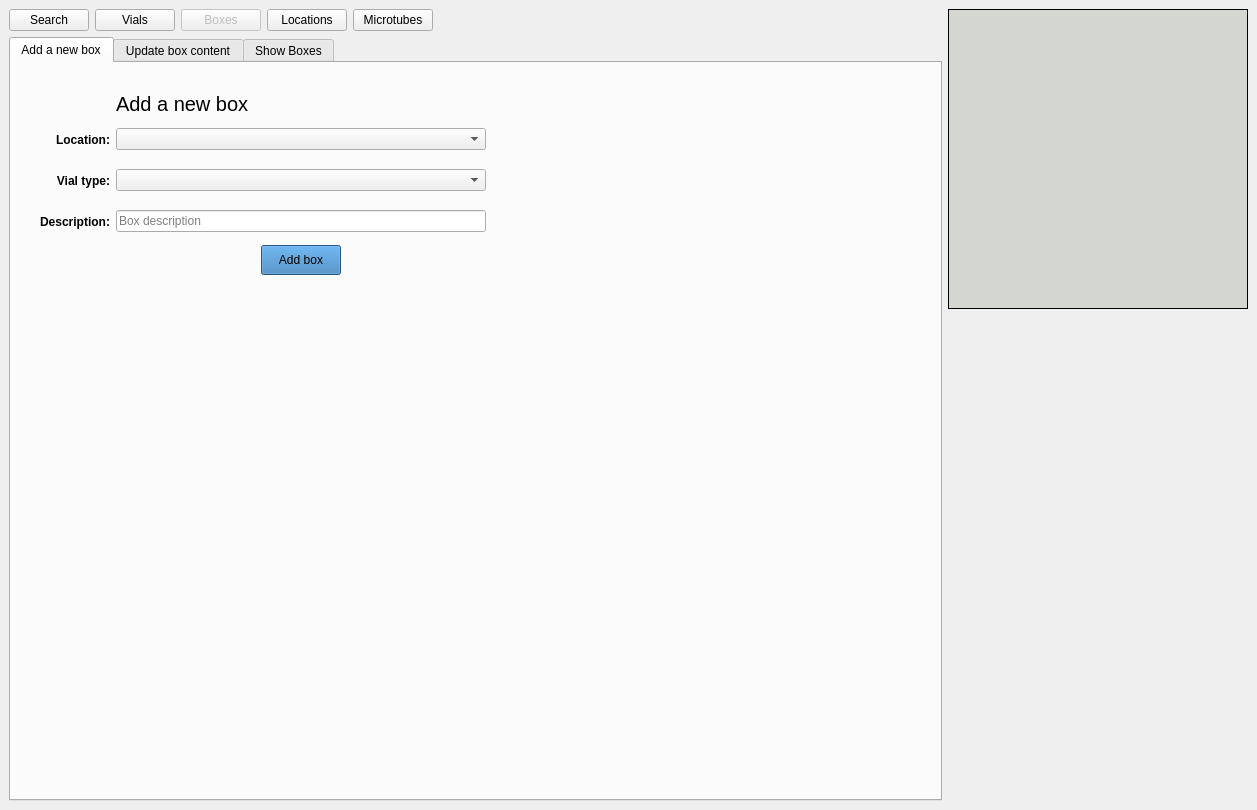
<?xml version="1.0" encoding="UTF-8"?>
<ui version="4.0">
 <class>MainWindow</class>
 <widget class="QMainWindow" name="MainWindow">
  <property name="geometry">
   <rect>
    <x>0</x>
    <y>0</y>
    <width>1257</width>
    <height>810</height>
   </rect>
  </property>
  <property name="windowTitle">
   <string>MainWindow</string>
  </property>
  <widget class="QWidget" name="centralwidget">
   <layout class="QGridLayout" name="gridLayout_7">
    <item row="0" column="1">
     <layout class="QVBoxLayout" name="verticalLayout">
      <item>
       <widget class="QLabel" name="structure_lab">
        <property name="minimumSize">
         <size>
          <width>300</width>
          <height>300</height>
         </size>
        </property>
        <property name="maximumSize">
         <size>
          <width>300</width>
          <height>300</height>
         </size>
        </property>
        <property name="styleSheet">
         <string notr="true">background-color: rgb(211, 215, 207); border: 1px solid black;</string>
        </property>
        <property name="text">
         <string/>
        </property>
       </widget>
      </item>
      <item>
       <spacer name="verticalSpacer_7">
        <property name="orientation">
         <enum>Qt::Vertical</enum>
        </property>
        <property name="sizeHint" stdset="0">
         <size>
          <width>20</width>
          <height>428</height>
         </size>
        </property>
       </spacer>
      </item>
     </layout>
    </item>
    <item row="0" column="0">
     <layout class="QGridLayout" name="gridLayout_6">
      <item row="0" column="1">
       <widget class="QPushButton" name="goto_vials_btn">
        <property name="text">
         <string>Vials</string>
        </property>
       </widget>
      </item>
      <item row="0" column="3">
       <widget class="QPushButton" name="goto_locations_btn">
        <property name="text">
         <string>Locations</string>
        </property>
       </widget>
      </item>
      <item row="0" column="0">
       <widget class="QPushButton" name="goto_search_btn">
        <property name="text">
         <string>Search</string>
        </property>
       </widget>
      </item>
      <item row="0" column="2">
       <widget class="QPushButton" name="goto_boxes_btn">
        <property name="enabled">
         <bool>false</bool>
        </property>
        <property name="text">
         <string>Boxes</string>
        </property>
       </widget>
      </item>
      <item row="0" column="5">
       <spacer name="horizontalSpacer_5">
        <property name="orientation">
         <enum>Qt::Horizontal</enum>
        </property>
        <property name="sizeHint" stdset="0">
         <size>
          <width>438</width>
          <height>20</height>
         </size>
        </property>
       </spacer>
      </item>
      <item row="0" column="4">
       <widget class="QPushButton" name="goto_microtubes_btn">
        <property name="text">
         <string>Microtubes</string>
        </property>
       </widget>
      </item>
      <item row="1" column="0" colspan="6">
       <widget class="QTabWidget" name="boxes_tab_wg">
        <property name="currentIndex">
         <number>0</number>
        </property>
        <widget class="QWidget" name="new_box_tab">
         <attribute name="title">
          <string>Add a new box</string>
         </attribute>
         <layout class="QGridLayout" name="gridLayout_2">
          <item row="1" column="2">
           <spacer name="horizontalSpacer_6">
            <property name="orientation">
             <enum>Qt::Horizontal</enum>
            </property>
            <property name="sizeHint" stdset="0">
             <size>
              <width>433</width>
              <height>20</height>
             </size>
            </property>
           </spacer>
          </item>
          <item row="1" column="1">
           <layout class="QGridLayout" name="gridLayout">
            <item row="0" column="1">
             <widget class="QLabel" name="label">
              <property name="font">
               <font>
                <pointsize>15</pointsize>
               </font>
              </property>
              <property name="text">
               <string>Add a new box</string>
              </property>
             </widget>
            </item>
            <item row="1" column="0">
             <widget class="QLabel" name="label_2">
              <property name="minimumSize">
               <size>
                <width>0</width>
                <height>35</height>
               </size>
              </property>
              <property name="font">
               <font>
                <weight>75</weight>
                <bold>true</bold>
               </font>
              </property>
              <property name="text">
               <string>Location:</string>
              </property>
              <property name="alignment">
               <set>Qt::AlignRight|Qt::AlignTrailing|Qt::AlignVCenter</set>
              </property>
             </widget>
            </item>
            <item row="1" column="1">
             <widget class="QComboBox" name="add_location_cb"/>
            </item>
            <item row="2" column="0">
             <widget class="QLabel" name="label_3">
              <property name="minimumSize">
               <size>
                <width>0</width>
                <height>35</height>
               </size>
              </property>
              <property name="font">
               <font>
                <weight>75</weight>
                <bold>true</bold>
               </font>
              </property>
              <property name="text">
               <string>Vial type:</string>
              </property>
              <property name="alignment">
               <set>Qt::AlignRight|Qt::AlignTrailing|Qt::AlignVCenter</set>
              </property>
             </widget>
            </item>
            <item row="2" column="1">
             <widget class="QComboBox" name="add_type_cb"/>
            </item>
            <item row="3" column="0">
             <widget class="QLabel" name="label_4">
              <property name="minimumSize">
               <size>
                <width>0</width>
                <height>35</height>
               </size>
              </property>
              <property name="font">
               <font>
                <weight>75</weight>
                <bold>true</bold>
               </font>
              </property>
              <property name="text">
               <string>Description:</string>
              </property>
              <property name="alignment">
               <set>Qt::AlignRight|Qt::AlignTrailing|Qt::AlignVCenter</set>
              </property>
             </widget>
            </item>
            <item row="3" column="1">
             <widget class="QLineEdit" name="add_description_eb">
              <property name="placeholderText">
               <string>Box description</string>
              </property>
             </widget>
            </item>
            <item row="4" column="1">
             <layout class="QHBoxLayout" name="horizontalLayout">
              <item>
               <spacer name="horizontalSpacer">
                <property name="orientation">
                 <enum>Qt::Horizontal</enum>
                </property>
                <property name="sizeType">
                 <enum>QSizePolicy::Expanding</enum>
                </property>
                <property name="sizeHint" stdset="0">
                 <size>
                  <width>68</width>
                  <height>20</height>
                 </size>
                </property>
               </spacer>
              </item>
              <item>
               <widget class="QPushButton" name="add_box_btn">
                <property name="minimumSize">
                 <size>
                  <width>0</width>
                  <height>30</height>
                 </size>
                </property>
                <property name="styleSheet">
                 <string notr="true">background-color: rgb(51, 122, 183)</string>
                </property>
                <property name="text">
                 <string>Add box</string>
                </property>
               </widget>
              </item>
              <item>
               <spacer name="horizontalSpacer_2">
                <property name="orientation">
                 <enum>Qt::Horizontal</enum>
                </property>
                <property name="sizeHint" stdset="0">
                 <size>
                  <width>68</width>
                  <height>20</height>
                 </size>
                </property>
               </spacer>
              </item>
             </layout>
            </item>
           </layout>
          </item>
          <item row="0" column="1">
           <spacer name="horizontalSpacer_4">
            <property name="orientation">
             <enum>Qt::Vertical</enum>
            </property>
            <property name="sizeType">
             <enum>QSizePolicy::Preferred</enum>
            </property>
            <property name="sizeHint" stdset="0">
             <size>
              <width>20</width>
              <height>20</height>
             </size>
            </property>
           </spacer>
          </item>
          <item row="1" column="0">
           <spacer name="horizontalSpacer_3">
            <property name="orientation">
             <enum>Qt::Horizontal</enum>
            </property>
            <property name="sizeType">
             <enum>QSizePolicy::Preferred</enum>
            </property>
            <property name="sizeHint" stdset="0">
             <size>
              <width>20</width>
              <height>20</height>
             </size>
            </property>
           </spacer>
          </item>
          <item row="2" column="1">
           <spacer name="verticalSpacer">
            <property name="orientation">
             <enum>Qt::Vertical</enum>
            </property>
            <property name="sizeType">
             <enum>QSizePolicy::MinimumExpanding</enum>
            </property>
            <property name="sizeHint" stdset="0">
             <size>
              <width>20</width>
              <height>486</height>
             </size>
            </property>
           </spacer>
          </item>
         </layout>
        </widget>
        <widget class="QWidget" name="update_box_tab">
         <attribute name="title">
          <string>Update box content</string>
         </attribute>
         <layout class="QGridLayout" name="gridLayout_4">
          <item row="2" column="1" rowspan="3">
           <widget class="QTableWidget" name="box_table">
            <property name="sortingEnabled">
             <bool>true</bool>
            </property>
            <attribute name="horizontalHeaderDefaultSectionSize">
             <number>180</number>
            </attribute>
            <attribute name="horizontalHeaderShowSortIndicator" stdset="0">
             <bool>true</bool>
            </attribute>
            <attribute name="horizontalHeaderStretchLastSection">
             <bool>true</bool>
            </attribute>
            <column>
             <property name="text">
              <string>Vial Id</string>
             </property>
            </column>
            <column>
             <property name="text">
              <string>Batch Id</string>
             </property>
            </column>
            <column>
             <property name="text">
              <string>Compound Id</string>
             </property>
            </column>
            <column>
             <property name="text">
              <string>Coordinate</string>
             </property>
            </column>
           </widget>
          </item>
          <item row="2" column="2">
           <widget class="QToolButton" name="update_export_btn">
            <property name="text">
             <string>...</string>
            </property>
           </widget>
          </item>
          <item row="1" column="0">
           <spacer name="horizontalSpacer_9">
            <property name="orientation">
             <enum>Qt::Horizontal</enum>
            </property>
            <property name="sizeType">
             <enum>QSizePolicy::Fixed</enum>
            </property>
            <property name="sizeHint" stdset="0">
             <size>
              <width>20</width>
              <height>20</height>
             </size>
            </property>
           </spacer>
          </item>
          <item row="0" column="1">
           <layout class="QGridLayout" name="gridLayout_3">
            <item row="3" column="0">
             <layout class="QHBoxLayout" name="horizontalLayout_2">
              <item>
               <widget class="QLineEdit" name="update_box_eb">
                <property name="sizePolicy">
                 <sizepolicy hsizetype="Preferred" vsizetype="Fixed">
                  <horstretch>0</horstretch>
                  <verstretch>0</verstretch>
                 </sizepolicy>
                </property>
               </widget>
              </item>
              <item>
               <widget class="QPushButton" name="update_print_btn">
                <property name="minimumSize">
                 <size>
                  <width>0</width>
                  <height>0</height>
                 </size>
                </property>
                <property name="styleSheet">
                 <string notr="true">background-color: rgb(51, 122, 183)</string>
                </property>
                <property name="text">
                 <string>PrintLabel</string>
                </property>
               </widget>
              </item>
             </layout>
            </item>
            <item row="3" column="1">
             <widget class="QLabel" name="update_name_lab">
              <property name="sizePolicy">
               <sizepolicy hsizetype="Expanding" vsizetype="Fixed">
                <horstretch>0</horstretch>
                <verstretch>0</verstretch>
               </sizepolicy>
              </property>
              <property name="text">
               <string/>
              </property>
             </widget>
            </item>
            <item row="0" column="0">
             <widget class="QLabel" name="label_5">
              <property name="font">
               <font>
                <pointsize>15</pointsize>
               </font>
              </property>
              <property name="text">
               <string>Update box content</string>
              </property>
              <property name="wordWrap">
               <bool>true</bool>
              </property>
             </widget>
            </item>
            <item row="1" column="0">
             <spacer name="verticalSpacer_2">
              <property name="orientation">
               <enum>Qt::Vertical</enum>
              </property>
              <property name="sizeType">
               <enum>QSizePolicy::Fixed</enum>
              </property>
              <property name="sizeHint" stdset="0">
               <size>
                <width>20</width>
                <height>13</height>
               </size>
              </property>
             </spacer>
            </item>
            <item row="1" column="1">
             <spacer name="horizontalSpacer_15">
              <property name="orientation">
               <enum>Qt::Horizontal</enum>
              </property>
              <property name="sizeType">
               <enum>QSizePolicy::Minimum</enum>
              </property>
              <property name="sizeHint" stdset="0">
               <size>
                <width>60</width>
                <height>20</height>
               </size>
              </property>
             </spacer>
            </item>
            <item row="3" column="2">
             <widget class="QPushButton" name="transit_vials_btn">
              <property name="styleSheet">
               <string notr="true">background-color: rgb(51, 122, 183)</string>
              </property>
              <property name="text">
               <string>Transit</string>
              </property>
             </widget>
            </item>
           </layout>
          </item>
          <item row="5" column="1">
           <spacer name="verticalSpacer_3">
            <property name="orientation">
             <enum>Qt::Vertical</enum>
            </property>
            <property name="sizeType">
             <enum>QSizePolicy::Fixed</enum>
            </property>
            <property name="sizeHint" stdset="0">
             <size>
              <width>20</width>
              <height>20</height>
             </size>
            </property>
           </spacer>
          </item>
          <item row="3" column="2" rowspan="2">
           <spacer name="verticalSpacer_5">
            <property name="orientation">
             <enum>Qt::Vertical</enum>
            </property>
            <property name="sizeHint" stdset="0">
             <size>
              <width>23</width>
              <height>535</height>
             </size>
            </property>
           </spacer>
          </item>
         </layout>
        </widget>
        <widget class="QWidget" name="show_box_tab">
         <attribute name="title">
          <string>Show Boxes</string>
         </attribute>
         <layout class="QGridLayout" name="gridLayout_5">
          <item row="0" column="1">
           <spacer name="horizontalSpacer_13">
            <property name="orientation">
             <enum>Qt::Vertical</enum>
            </property>
            <property name="sizeType">
             <enum>QSizePolicy::Fixed</enum>
            </property>
            <property name="sizeHint" stdset="0">
             <size>
              <width>20</width>
              <height>20</height>
             </size>
            </property>
           </spacer>
          </item>
          <item row="1" column="0">
           <spacer name="horizontalSpacer_11">
            <property name="orientation">
             <enum>Qt::Horizontal</enum>
            </property>
            <property name="sizeType">
             <enum>QSizePolicy::Fixed</enum>
            </property>
            <property name="sizeHint" stdset="0">
             <size>
              <width>20</width>
              <height>20</height>
             </size>
            </property>
           </spacer>
          </item>
          <item row="1" column="1" rowspan="2">
           <widget class="QTableWidget" name="freebox_table">
            <property name="selectionBehavior">
             <enum>QAbstractItemView::SelectRows</enum>
            </property>
            <property name="sortingEnabled">
             <bool>true</bool>
            </property>
            <attribute name="horizontalHeaderDefaultSectionSize">
             <number>150</number>
            </attribute>
            <attribute name="horizontalHeaderShowSortIndicator" stdset="0">
             <bool>true</bool>
            </attribute>
            <attribute name="horizontalHeaderStretchLastSection">
             <bool>true</bool>
            </attribute>
            <column>
             <property name="text">
              <string>Free Positions</string>
             </property>
            </column>
            <column>
             <property name="text">
              <string>Box Description</string>
             </property>
            </column>
            <column>
             <property name="text">
              <string>Path</string>
             </property>
            </column>
           </widget>
          </item>
          <item row="1" column="2">
           <widget class="QToolButton" name="freebox_export_btn">
            <property name="text">
             <string>...</string>
            </property>
           </widget>
          </item>
          <item row="2" column="2">
           <spacer name="verticalSpacer_4">
            <property name="orientation">
             <enum>Qt::Vertical</enum>
            </property>
            <property name="sizeHint" stdset="0">
             <size>
              <width>20</width>
              <height>625</height>
             </size>
            </property>
           </spacer>
          </item>
          <item row="3" column="1">
           <spacer name="horizontalSpacer_14">
            <property name="orientation">
             <enum>Qt::Vertical</enum>
            </property>
            <property name="sizeType">
             <enum>QSizePolicy::Fixed</enum>
            </property>
            <property name="sizeHint" stdset="0">
             <size>
              <width>20</width>
              <height>20</height>
             </size>
            </property>
           </spacer>
          </item>
         </layout>
        </widget>
       </widget>
      </item>
     </layout>
    </item>
   </layout>
  </widget>
 </widget>
 <resources/>
 <connections/>
</ui>
